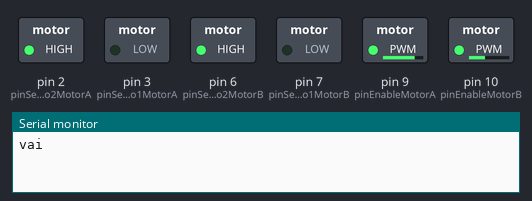
Bench run of a sketch on a simulated Arduino Uno, built with avr-gcc and run on an emulated ATmega328P. Parts: switched loads named in the sketch (green lamp = pin HIGH), the last lines printed to the serial monitor.

Above: at 0.05 s.
At 6.05 s:
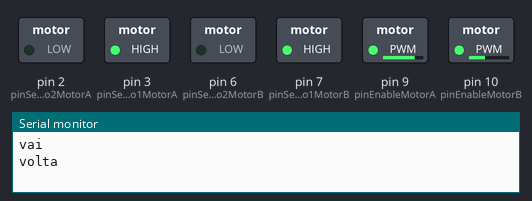
Timing chart, 0 to 7.0 s (numbered marks = the images above):
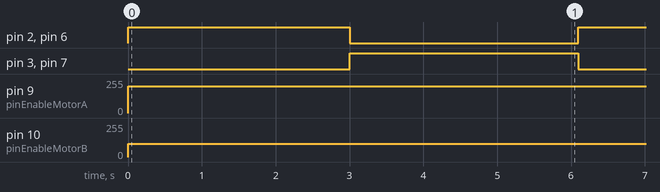

Measured:
- by itself, pin 2 (pinSentido2MotorA), pin 6 (pinSentido2MotorB): alternates HIGH for 3.0 s and LOW for 3.1 s
- by itself, pin 3 (pinSentido1MotorA), pin 7 (pinSentido1MotorB): alternates HIGH for 3.1 s and LOW for 3.0 s
- by itself, pin 9 (pinEnableMotorA): 0/255 → 200/255 at 0.00 s
- by itself, pin 10 (pinEnableMotorB): 0/255 → 100/255 at 0.00 s

The sketch:

ponte-h-ci-estudo-2-motores.ino
```cpp
//#define pinBotaoA 5
//#define pinBotaoB 4
//#define pinPotenciometro A0
#define pinEnableMotorA 9      //Porta Digital PWM~
#define pinEnableMotorB 10     //Porta Digital PWM~

#define pinSentido1MotorA 3
#define pinSentido2MotorA 2

#define pinSentido1MotorB 7
#define pinSentido2MotorB 6

byte estadoA = 0;
//bool estadoBotaoA = true;
//bool estadoAntBotaoA = true;
//unsigned long delayBotaoA;

//byte estadoB = 0;
//bool estadoBotaoB = true;
//bool estadoAntBotaoB = true;
//unsigned long delayBotaoB;

void setup() {
  Serial.begin(9600);
  //pinMode(pinBotaoA, INPUT_PULLUP);
  //pinMode(pinBotaoB, INPUT_PULLUP);
  pinMode(pinEnableMotorA, OUTPUT);
  pinMode(pinEnableMotorB, OUTPUT);

  pinMode(pinSentido1MotorA, OUTPUT);
  pinMode(pinSentido2MotorA, OUTPUT);
  pinMode(pinSentido1MotorB, OUTPUT);
  pinMode(pinSentido2MotorB, OUTPUT);

  estadoA = 1;

//    digitalWrite(pinEnableMotorA, HIGH);
//    digitalWrite(pinEnableMotorB, HIGH);
}

void loop() {

Serial.println("vai");

    analogWrite(pinEnableMotorA, 200);
    analogWrite(pinEnableMotorB, 100);

    digitalWrite(pinSentido1MotorA, LOW);
    digitalWrite(pinSentido2MotorA, HIGH);

    digitalWrite(pinSentido1MotorB, LOW);
    digitalWrite(pinSentido2MotorB, HIGH);

  delay(3000);

Serial.println("volta");
    digitalWrite(pinSentido1MotorA, HIGH);
    digitalWrite(pinSentido2MotorA, LOW);

    digitalWrite(pinSentido1MotorB, HIGH);
    digitalWrite(pinSentido2MotorB, LOW);

  delay(3000);

//if (estadoA == 0) {
  //   analogWrite(pinEnableMotorA, 0);
  //} else {
 /*    analogWrite(pinEnableMotorA, map(500, 0, 1023, 0, 255));

     if (estadoA == 1) {
        digitalWrite(pinSentido1MotorA, LOW);
        digitalWrite(pinSentido2MotorA, HIGH);
     } else {
        digitalWrite(pinSentido1MotorA, HIGH);
        digitalWrite(pinSentido2MotorA, LOW);
     }*/
  //}


  /*if (estadoB == 0) {
     analogWrite(pinEnableMotorB, 0);
  } else {
     analogWrite(pinEnableMotorB, map(analogRead(pinPotenciometro), 0, 1023, 0, 255));

     if (estadoB == 1) {
        digitalWrite(pinSentido1MotorB, LOW);
        digitalWrite(pinSentido2MotorB, HIGH);
     } else {
        digitalWrite(pinSentido1MotorB, HIGH);
        digitalWrite(pinSentido2MotorB, LOW);
     }
  } */
  delay(100);
}
```
